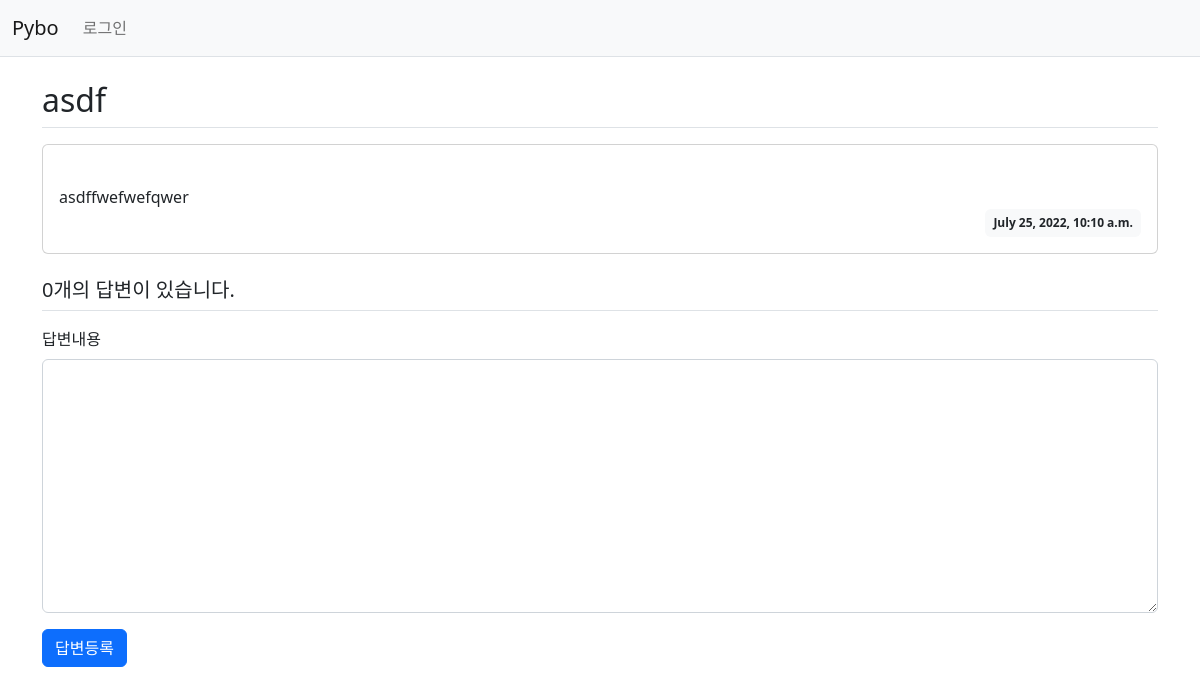
The page /pybo/5/ on the database as committed earlier.
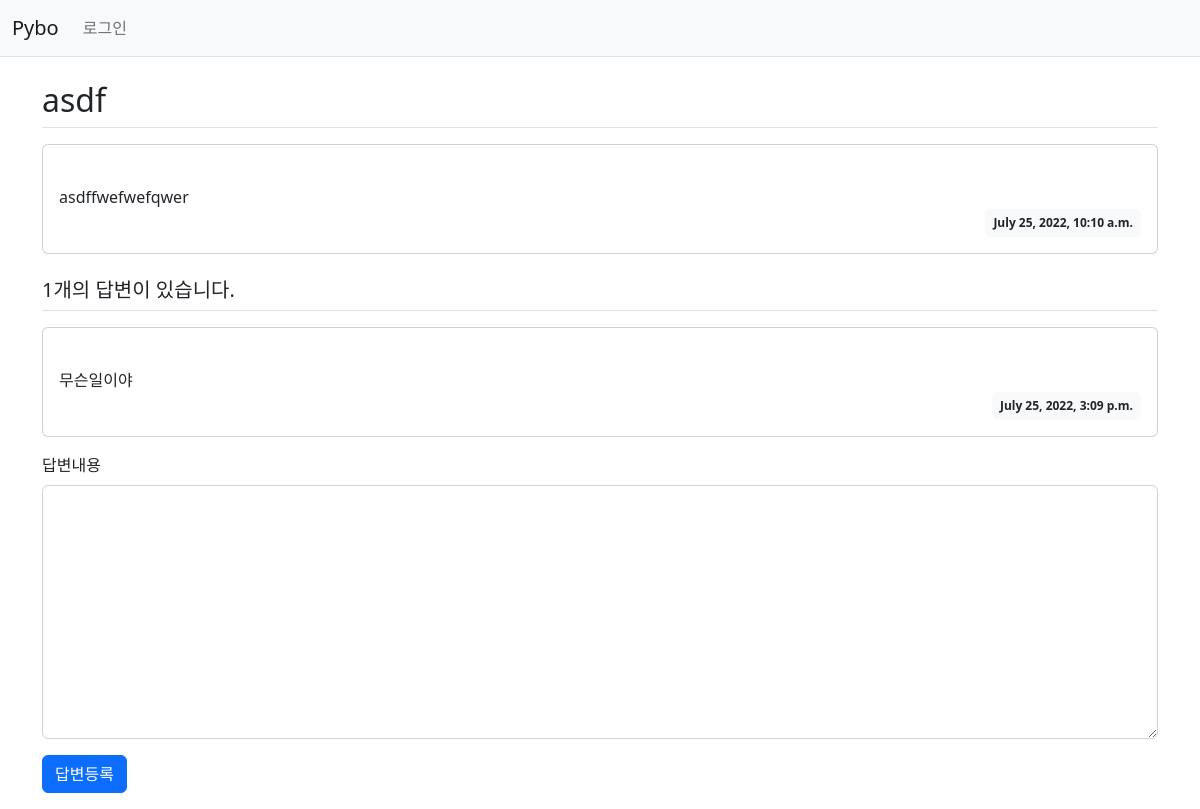
The same page on the database as committed later.
### pybo/models.py (models this page shows, shortened)
class Question(models.Model):
    subject = models.CharField(max_length=200)
    content = models.TextField()
    create_date = models.DateTimeField()

class Answer(models.Model):
    question = models.ForeignKey(Question, on_delete=models.CASCADE)
    content = models.TextField()
    create_date = models.DateTimeField()

### pybo/views.py (the view)
# urls.py: path('<int:question_id>/', views.detail, name='detail'),
def detail(request, question_id):
    question = get_object_or_404(Question, pk=question_id)
    context = {'question': question}
    return render(request, 'pybo/question_detail.html', context)

### templates/pybo/question_detail.html (shortened to what this page needs)
{% extends 'base.html' %} {% block content %}
<div class="container my-3">
    <h2 class="border-bottom py-2">{{ question.subject }}</h2>
    <div class="card my-3">
        <div class="card-body">
            <div class="card-text" style="white-space: pre-line">
                {{ question.content }}
            </div>
            <div class="d-flex justify-content-end">
                <div class="badge bg-light text-dark p-2">
                    {{ question.create_date }}
                </div>
            </div>
        </div>
    </div>
    <h5 class="border-bottom my-3 py-2">
        {{question.answer_set.count}}개의 답변이 있습니다.
    </h5>
    {% for answer in question.answer_set.all %}
    <div class="card my-3">
        <div class="card-body">
            <div class="card-text" style="white-space: pre-line">
                {{ answer.content }}
            </div>
            <div class="d-flex justify-content-end">
                <div class="badge bg-light text-dark p-2">
                    {{ answer.create_date }}
                </div>
            </div>
        </div>
    </div>
    {% endfor %}
    <form
        action="{% url 'pybo:answer_create' question.id %}"
        method="post"
        class="my-3"
    >
        <div class="mb-3">
            <label for="content" class="form-label">답변내용</label>
            <textarea
                name="content"
                id="content"
                class="form-control"
                rows="10"
            ></textarea>
        </div>
        <input type="submit" value="답변등록" class="btn btn-primary" />
    </form>
</div>
{% endblock %}

Rows that differ between the two databases and show on the page:
computed for Question "asdf": answer_set.count "0" → "1"
added Answer: content "무슨일이야", create_date "July 25, 2022, 3:09 p.m."
